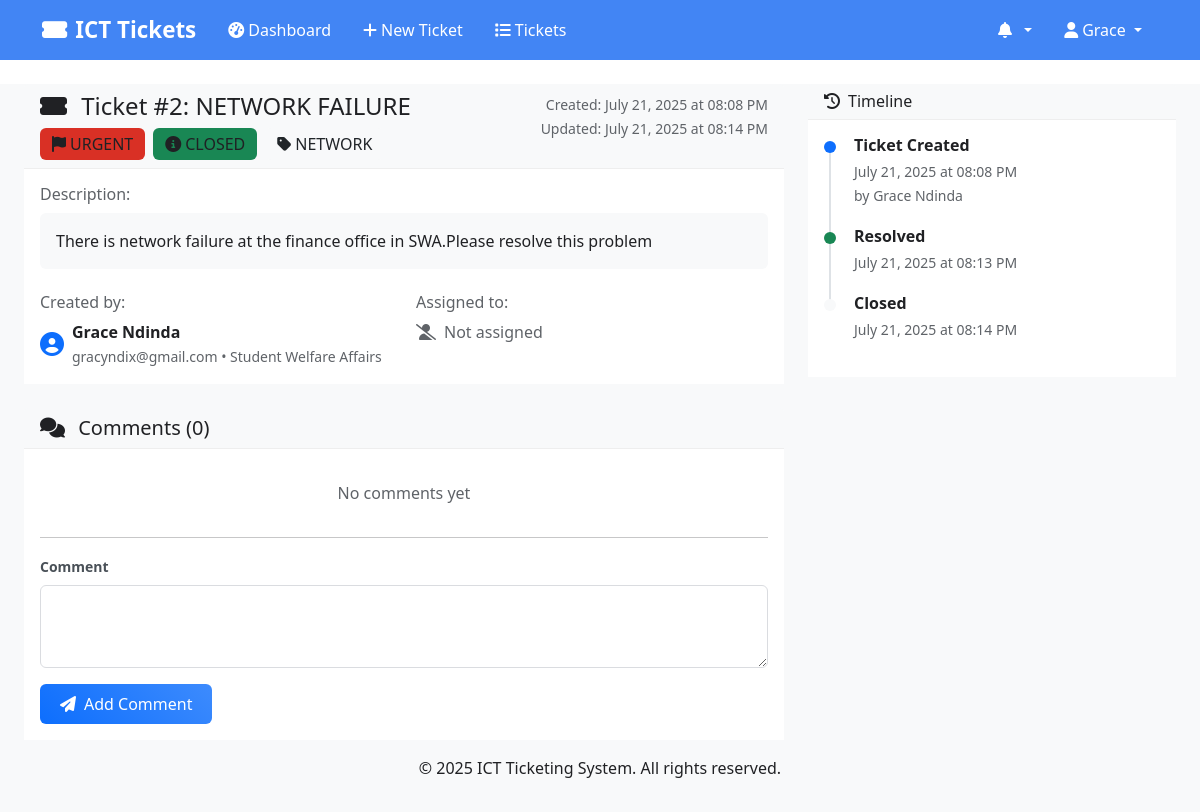
The page /ticket/2 (signed in) on the database as committed earlier.
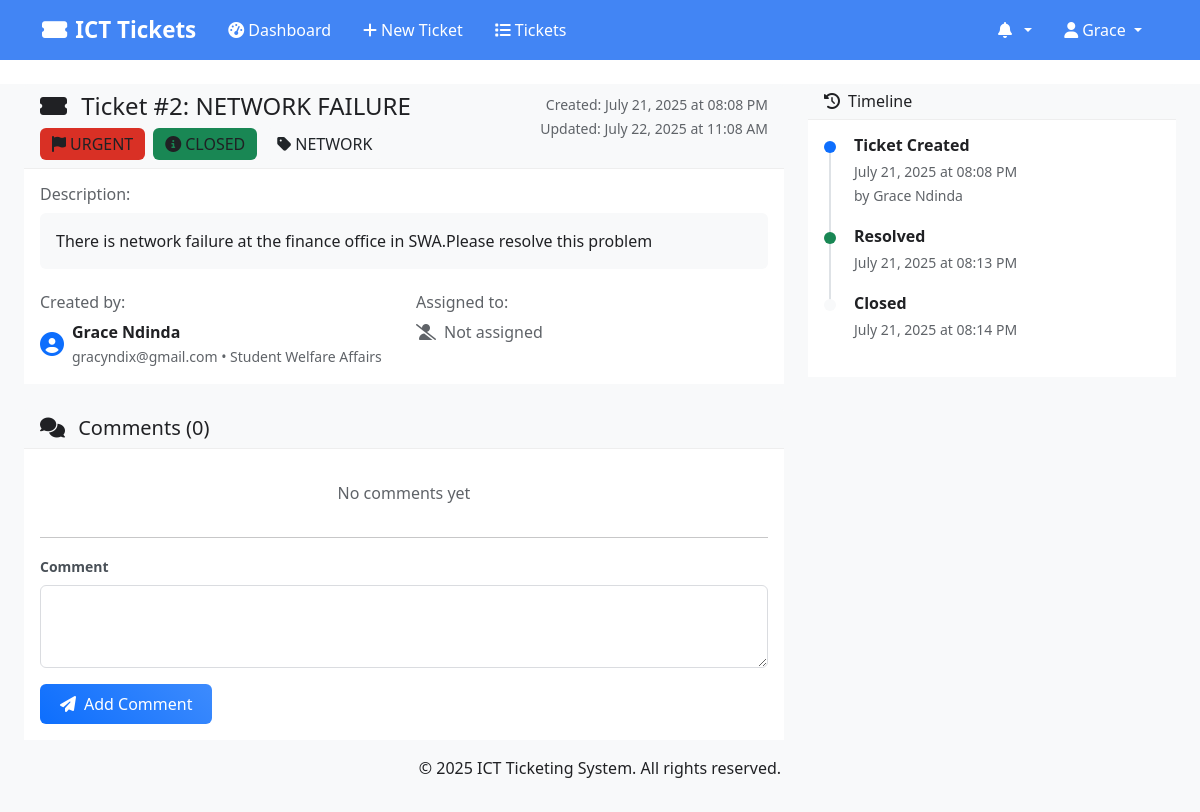
The same page on the database as committed later.
### models.py (models this page shows, shortened)
class Ticket(db.Model):
    __tablename__ = 'tickets'
    id = db.Column(db.Integer, primary_key=True)
    title = db.Column(db.String(200), nullable=False)
    description = db.Column(db.Text, nullable=False)
    priority = db.Column(db.String(10), nullable=False)  # 'URGENT', 'HIGH', 'MEDIUM', 'LOW'
    status = db.Column(db.String(20), default='OPEN')  # 'OPEN', 'IN_PROGRESS', 'RESOLVED', 'CLOSED'
    category = db.Column(db.String(50), nullable=True)
    location = db.Column(db.String(100), nullable=True)
    unit = db.Column(db.String(50), nullable=True)  # For SWA departments (USHR, LSHR)
    created_by_id = db.Column(db.Integer, db.ForeignKey('users.id'), nullable=False)
    assigned_to_ids = db.Column(db.Text, nullable=True)  # Store comma-separated IDs for multiple assignments
    created_at = db.Column(db.DateTime, default=datetime.utcnow)
    updated_at = db.Column(db.DateTime, default=datetime.utcnow, onupdate=datetime.utcnow)
    resolved_at = db.Column(db.DateTime, nullable=True)
    closed_at = db.Column(db.DateTime, nullable=True)
    due_date = db.Column(db.DateTime, nullable=True)
    comments = db.relationship('TicketComment', backref='ticket', cascade='all, delete-orphan')
    notifications = db.relationship('Notification', backref='ticket', cascade='all, delete-orphan')
    @property
    def priority_color(self):
        colors = {
            'URGENT': 'danger',
            'HIGH': 'warning',
            'MEDIUM': 'info',
            'LOW': 'success'
        }
        return colors.get(self.priority, 'secondary')
    @property
    def status_color(self):
        colors = {
            'OPEN': 'primary',
            'IN_PROGRESS': 'warning',
            'RESOLVED': 'info',
            'CLOSED': 'success'
        }
        return colors.get(self.status, 'secondary')

### routes.py (the view, shortened to what this page needs)
@app.route('/ticket/<int:ticket_id>')
@login_required
def view_ticket(ticket_id):
    ticket = Ticket.query.get_or_404(ticket_id)
    if current_user.role == 'user' and ticket.created_by_id != current_user.id:
        abort(403)
    comments = TicketComment.query.filter_by(ticket_id=ticket_id).order_by(TicketComment.created_at.asc()).all()
    if current_user.role == 'user':
        comments = [c for c in comments if not c.is_internal]
    comment_form = CommentForm()
    assign_form = AssignTicketForm()
    status_form = UpdateTicketStatusForm()
    status_form.status.data = ticket.status
    return render_template('ticket_view.html',
                         ticket=ticket,
                         comments=comments,
                         comment_form=comment_form,
                         assign_form=assign_form,
                         status_form=status_form)

### forms.py
class CommentForm(FlaskForm):
    comment = TextAreaField('Comment', validators=[DataRequired(), Length(min=5)])
    is_internal = BooleanField('Internal Note (Tech Team Only)')

class AssignTicketForm(FlaskForm):
    assigned_to_id = SelectField('Assign To', coerce=int, validators=[DataRequired()])
    def __init__(self, *args, **kwargs):
        super(AssignTicketForm, self).__init__(*args, **kwargs)
        from models import User
        tech_users = User.query.filter(User.role.in_(['tech', 'admin'])).all()
        self.assigned_to_id.choices = [(u.id, u.full_name) for u in tech_users]

### app.py (called while the page is built)
@login_manager.user_loader
def load_user(user_id):
    from models import User
    return User.query.get(int(user_id))

### models.py (called while the page is built)
    @property
    def full_name(self):
        return f"{self.first_name} {self.last_name}"

### templates/ticket_view.html (shortened to what the changed rows need)
{% extends "base.html" %}
{% block content %}
<div class="container-fluid">
    <div class="row">
        <div class="col-lg-8">
            <div class="card">
                <div class="card-header">
                    <div class="d-flex justify-content-between align-items-start">
                        <div>
                            <h4 class="mb-1">
                                <i class="fas fa-ticket-alt me-2"></i>
                                Ticket #{{ ticket.id }}: {{ ticket.title }}
                            </h4>
                            <div class="d-flex flex-wrap gap-2 mt-2">
                                <span class="badge bg-{{ ticket.priority_color }} fs-6">
                                    <i class="fas fa-flag me-1"></i>{{ ticket.priority }}
                                </span>
                                <span class="badge bg-{{ ticket.status_color }} fs-6">
                                    <i class="fas fa-info-circle me-1"></i>{{ ticket.status.replace('_', ' ') }}
                                </span>
                                <span class="badge bg-secondary fs-6">
                                    <i class="fas fa-tag me-1"></i>{{ ticket.category }}
                                </span>
                            </div>
                        </div>
                        <div class="text-end">
                            <small class="text-muted">
                                Created: {{ ticket.created_at.strftime('%B %d, %Y at %I:%M %p') }}<br>
                                {% if ticket.updated_at != ticket.created_at %}
                                Updated: {{ ticket.updated_at.strftime('%B %d, %Y at %I:%M %p') }}
                                {% endif %}
                            </small>
                        </div>
                    </div>
                </div>
                <div class="card-body">
                    <div class="mb-4">
                        <h6 class="text-muted mb-2">Description:</h6>
                        <div class="bg-light p-3 rounded">
                            {{ ticket.description|nl2br }}
                        </div>
                    </div>
                </div>
            </div>
        </div>
        <div class="col-lg-4">
            <div class="card">
                <div class="card-body">
                    <div class="timeline">
                        <div class="timeline-item">
                            <div class="timeline-content">
                                <h6 class="mb-1">Ticket Created</h6>
                                <small class="text-muted">
                                    {{ ticket.created_at.strftime('%B %d, %Y at %I:%M %p') }}<br>
                                    by {{ ticket.creator.full_name }}
                                </small>
                            </div>
                        </div>
                        {% if ticket.resolved_at %}
                        <div class="timeline-item">
                            <div class="timeline-marker bg-success"></div>
                            <div class="timeline-content">
                                <h6 class="mb-1">Resolved</h6>
                                <small class="text-muted">
                                    {{ ticket.resolved_at.strftime('%B %d, %Y at %I:%M %p') }}
                                </small>
                            </div>
                        </div>
                        {% endif %}
                        {% if ticket.closed_at %}
                        <div class="timeline-item">
                            <div class="timeline-marker bg-secondary"></div>
                            <div class="timeline-content">
                                <h6 class="mb-1">Closed</h6>
                                <small class="text-muted">
                                    {{ ticket.closed_at.strftime('%B %d, %Y at %I:%M %p') }}
                                </small>
                            </div>
                        </div>
                        {% endif %}
                    </div>
                </div>
            </div>
        </div>
    </div>
</div>
{% endblock %}

Rows that differ between the two databases and show on the page:
changed Ticket "NETWORK FAILURE": updated_at "July 21, 2025 at 08:14 PM" → "July 22, 2025 at 11:08 AM"
